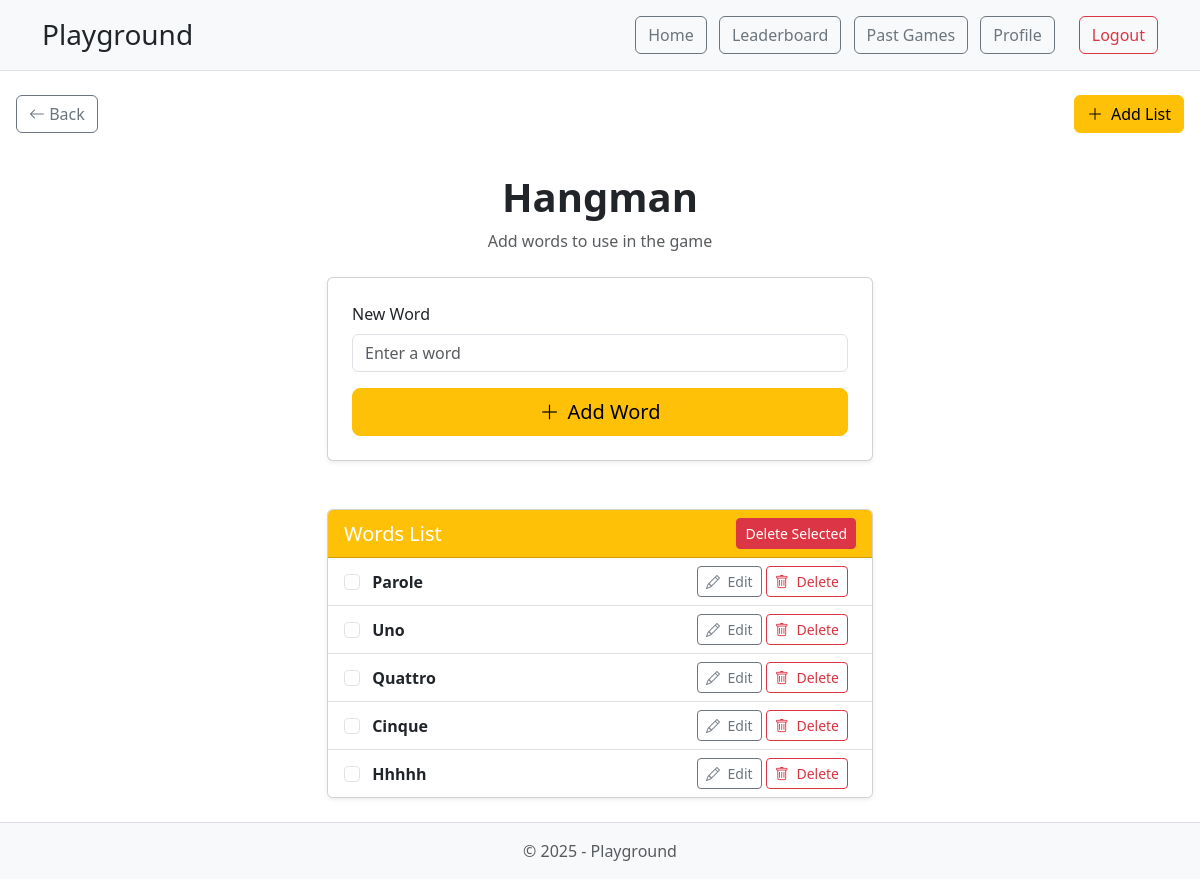
/hangman/words/ (signed in), run on the app's committed database.
### hangman/models.py (models this page shows, shortened)
class HangmanWord(models.Model):
    text = models.CharField(max_length=50, unique=True)

### hangman/views.py (the view)
# urls.py: path('words/', views.add_word, name='add_word'),
@login_required
def add_word(request):
    words = HangmanWord.objects.all()
    if request.method == 'POST':
        form = AddWordForm(request.POST)
        if form.is_valid():
            word = form.save(commit=False)
            word.save()
            return redirect('/hangman/words/')
    else:
        form = AddWordForm()
    template = loader.get_template('words.html')
    context = {
        'form': form,
        'words': words
    }
    return HttpResponse(template.render(context, request))

### hangman/forms.py
class AddWordForm(forms.ModelForm):
    text = forms.CharField(required=True)
    class Meta:
        model = HangmanWord
        fields = ['text']

### hangman/templates/words.html (shortened to what this page needs)
{% extends 'base.html' %}
{% block content %}
<div class="d-flex justify-content-between mb-3 ms-3 me-3">
    <a href="/hangman/" class="btn btn-outline-secondary">
        <i class="bi bi-arrow-left"></i> Back
    </a>
    <a href="/hangman/upload/" class="btn btn-warning d-flex align-items-center">
        <i class="bi bi-plus-lg me-2"></i> Add List
    </a>
</div>
<div class="container py-4">
    <div class="text-center mb-4">
        <h1 class="fw-bold">Hangman</h1>
        <p class="text-muted">Add words to use in the game</p>
    </div>
    <div class="row justify-content-center">
        <div class="col-md-6">
            <form method="post" class="card shadow-sm p-4">
                <div class="mb-3">
                    <label for="id_text" class="form-label">New Word</label>
                    <input type="text" name="text" class="form-control" id="id_text" placeholder="Enter a word" required>
                </div>
                <div class="d-grid">
                    <button type="submit" class="btn btn-warning btn-lg">
                        <i class="bi bi-plus-lg me-2"></i>Add Word
                    </button>
                </div>
            </form>
        </div>
    </div>
    {% if words %}
    <form method="POST" action="/hangman/delete-words/">
        <div class="row justify-content-center mt-5">
            <div class="col-md-6">
                <div class="card shadow-sm">
                    <div class="card-header bg-warning text-white d-flex justify-content-between align-items-center">
                        <h5 class="mb-0">Words List</h5>
                        <button type="submit" class="btn btn-sm btn-danger">Delete Selected</button>
                    </div>
                    <ul class="list-group list-group-flush">
                        {% for word in words %}
                        <li class="list-group-item d-flex justify-content-between align-items-center">
                            <div>
                                <input type="checkbox" name="word_ids" value="{{ word.id }}" class="form-check-input me-2">
                                <span class="fw-semibold text-capitalize">{{ word.text }}</span>
                            </div>
                            <div>
                                <a href="/hangman/edit/{{ word.id }}/" class="btn btn-sm btn-outline-secondary" title="Edit">
                                    <i class="bi bi-pencil me-1"></i> Edit
                                </a>
                                <a href="/hangman/delete/{{ word.id }}/" class="btn btn-sm btn-outline-danger me-2" title="Delete">
                                    <i class="bi bi-trash me-1"></i> Delete
                                </a>
                            </div>
                        </li>
                        {% endfor %}
                    </ul>
                </div>
            </div>
        </div>
    </form>
    {% else %}
    <div class="alert alert-info text-center mt-5 col-md-6 mx-auto">No words added yet.</div>
    {% endif %}
</div>
{% endblock %}

### data on the page
HangmanWord: text "Parole"
HangmanWord: text "Uno"
HangmanWord: text "Quattro"
HangmanWord: text "Cinque"
HangmanWord: text "Hhhhh"
